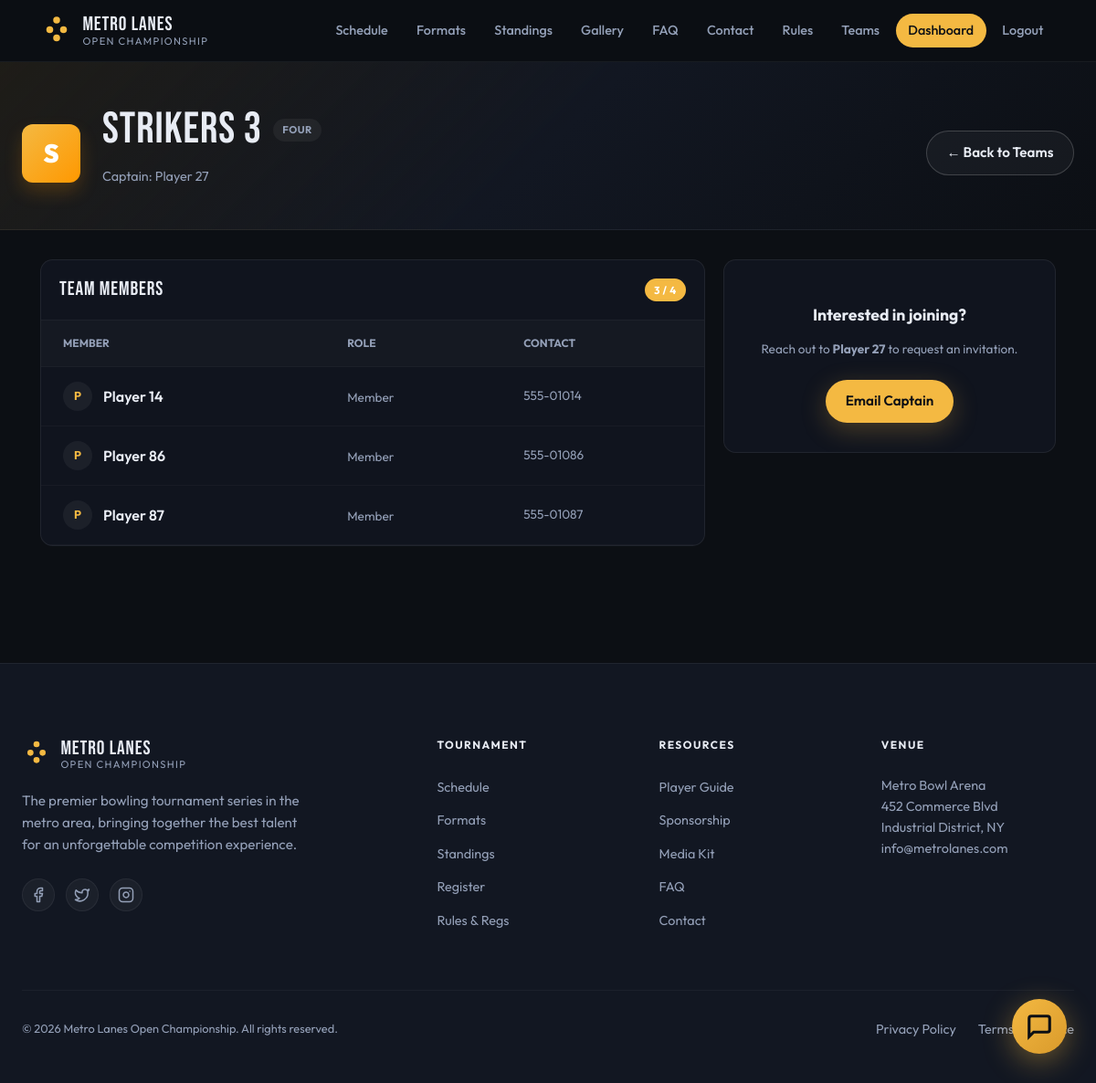
The app's page /teams/74/ (signed in) with its own data.
### core/models.py (models this page shows, shortened)
class Team(models.Model):
    choices = [
        ('Double', 'Double'),
        ('Trio', 'Trio'),
        ('Four', 'Four'),
    ]
    name = models.CharField(max_length=100)
    captain = models.ForeignKey(User, on_delete=models.CASCADE, related_name='captained_teams')
    members = models.ManyToManyField(User, related_name='member_teams')
    category = models.CharField(max_length=100, choices=choices)
    is_recruiting = models.BooleanField(default=False)

class User(AbstractUser):
    username = None
    email = models.EmailField(_('email address'), unique=True)
    GENDER_CHOICES = (
        ('M', 'Male'),
        ('F', 'Female'),
        ('O', 'Other'),
    )
    gender = models.CharField(max_length=1, choices=GENDER_CHOICES, blank=True, null=True)
    birth_date = models.DateField(blank=True, null=True)
    primary_phone = models.CharField(max_length=20, blank=True, null=True)
    secondary_phone = models.CharField(max_length=20, blank=True, null=True)
    USERNAME_FIELD = 'email'
    REQUIRED_FIELDS = []
    objects = CustomUserManager()

### core/views.py (the view)
# urls.py: path('teams/<int:pk>/', views.team_detail, name='team_detail'),
@login_required
def team_detail(request, pk):
    team = get_object_or_404(Team, pk=pk)
    is_captain = (team.captain == request.user)
    if is_captain and request.method == 'POST' and 'toggle_recruiting' in request.POST:
        team.is_recruiting = not team.is_recruiting
        team.save()
        status = "now recruiting" if team.is_recruiting else "no longer recruiting"
        messages.success(request, f'Team is {status}.')
        return redirect('team_detail', pk=team.pk)
    return render(request, 'core/team_detail.html', {
        'team': team,
        'is_captain': is_captain,
        'member_form': AddMemberForm() if is_captain else None
    })

### templates/core/team_detail.html (shortened to what this page needs)
{% extends "core/base.html" %}
{% block content %}
<section class="team-detail-page">
  <div class="dash-header">
    <div class="dash-header__inner">
      <div style="display: flex; align-items: center; gap: 1.5rem;">
        <div style="width: 64px; height: 64px; border-radius: 12px; background: linear-gradient(135deg, var(--accent), #ff9800); display: flex; align-items: center; justify-content: center; font-size: 1.75rem; font-weight: 900; color: #fff; box-shadow: 0 10px 20px rgba(255,152,0,0.2);">
          {{ team.name.0 }}
        </div>
        <div>
          <div style="display: flex; align-items: center; gap: 0.75rem; margin-bottom: 0.25rem;">
            <h1 class="dash-header__title" style="margin: 0;">{{ team.name }}</h1>
            <span class="badge" style="background: rgba(255,255,255,0.05); color: var(--text-muted); font-size: 0.7rem;">{{ team.category }}</span>
          </div>
          <p style="color: var(--text-muted); font-size: 0.9rem;">Captain: {{ team.captain.get_full_name }}</p>
        </div>
      </div>
      <div class="dash-header__actions">
        <a href="{% url 'team_list' %}" class="btn btn--ghost">← Back to Teams</a>
      </div>
    </div>
  </div>
  <div class="dash-content">
    <div class="dash-grid" style="grid-template-columns: 2fr 1fr;">
      <div class="dash-card card">
        <div class="dash-card__header">
          <h2 class="dash-card__title">Team Members</h2>
          <span class="badge" style="background: var(--accent); color: #fff;">{{ team.members.count }} / {% if team.category == 'Double' %}2{% elif team.category == 'Trio' %}3{% else %}4{% endif %}</span>
        </div>
        <div class="dash-card__body" style="padding: 0;">
          <table style="width: 100%; border-collapse: collapse;">
            <thead style="background: rgba(255,255,255,0.02); border-bottom: 1px solid rgba(255,255,255,0.05);">
              <tr>
                <th style="padding: 1rem 1.5rem; text-align: left; color: var(--text-muted); font-size: 0.75rem; text-transform: uppercase;">Member</th>
                <th style="padding: 1rem 1.5rem; text-align: left; color: var(--text-muted); font-size: 0.75rem; text-transform: uppercase;">Role</th>
                <th style="padding: 1rem 1.5rem; text-align: left; color: var(--text-muted); font-size: 0.75rem; text-transform: uppercase;">Contact</th>
              </tr>
            </thead>
            <tbody>
              {% for member in team.members.all %}
              <tr style="border-bottom: 1px solid rgba(255,255,255,0.03);">
                <td style="padding: 1rem 1.5rem;">
                  <div style="display: flex; align-items: center; gap: 0.75rem;">
                    <div style="width: 32px; height: 32px; border-radius: 50%; background: rgba(255,255,255,0.05); display: flex; align-items: center; justify-content: center; font-size: 0.8rem; font-weight: 700; color: var(--accent);">
                      {{ member.first_name.0 }}
                    </div>
                    <div>
                      <p style="margin: 0; font-weight: 600;">{{ member.get_full_name|default:member.email }}</p>
                    </div>
                  </div>
                </td>
                <td style="padding: 1rem 1.5rem;">
                  {% if member == team.captain %}
                    <span style="color: #ffd700; font-size: 0.85rem; font-weight: 600;">Captain</span>
                  {% else %}
                    <span style="color: var(--text-muted); font-size: 0.85rem;">Member</span>
                  {% endif %}
                </td>
                <td style="padding: 1rem 1.5rem;">
                  <p style="margin: 0; font-size: 0.85rem; color: var(--text-muted);">{{ member.primary_phone|default:"—" }}</p>
                </td>
              </tr>
              {% endfor %}
            </tbody>
          </table>
        </div>
      </div>
      <div style="display: flex; flex-direction: column; gap: 1.5rem;">
        {% if is_captain %}
        <div class="dash-card card">
          <div class="dash-card__header">
            <h2 class="dash-card__title">Add Member</h2>
          </div>
          <div class="dash-card__body">
            <form action="{% url 'team_add_member' team.pk %}" method="post">
              {% csrf_token %}
              <div class="form-group" style="margin-bottom: 1rem;">
                {{ member_form.identifier }}
                <p style="font-size: 0.75rem; color: var(--text-muted); margin-top: 0.5rem;">{{ member_form.identifier.help_text }}</p>
              </div>
              <button type="submit" class="btn btn--primary btn--full">Add User</button>
            </form>
          </div>
        </div>
        <div class="dash-card card">
          <div class="dash-card__header">
            <h2 class="dash-card__title">Team Settings</h2>
          </div>
          <div class="dash-card__body">
            <form method="post">
              {% csrf_token %}
              <div style="display: flex; align-items: center; justify-content: space-between; padding: 1rem; background: rgba(255,255,255,0.03); border-radius: 8px; margin-bottom: 1rem;">
                <div>
                  <p style="margin: 0; font-weight: 600; font-size: 0.9rem;">Recruiting Status</p>
                  <p style="margin: 0; font-size: 0.75rem; color: var(--text-muted);">{% if team.is_recruiting %}Currently hiring{% else %}Private team{% endif %}</p>
                </div>
                <button type="submit" name="toggle_recruiting" class="btn {% if team.is_recruiting %}btn--ghost{% else %}btn--primary{% endif %} btn--sm">
                  {% if team.is_recruiting %}Stop{% else %}Start{% endif %} Recruiting
                </button>
              </div>
            </form>
            <button class="btn btn--ghost btn--full btn--sm" style="color: #ea4335;">Disband Team</button>
          </div>
        </div>
        {% else %}
        <div class="dash-card card" style="text-align: center; padding: 2rem;">
          <h2 style="font-size: 1.1rem; margin-bottom: 0.5rem;">Interested in joining?</h2>
          <p style="font-size: 0.85rem; color: var(--text-muted); margin-bottom: 1.5rem;">Reach out to <strong>{{ team.captain.get_full_name }}</strong> to request an invitation.</p>
          <a href="mailto:{{ team.captain.email }}" class="btn btn--primary">Email Captain</a>
        </div>
        {% endif %}
      </div>
    </div>
  </div>
</section>
{% endblock %}

### core/static/core/css/site.css (style rules this page uses)
:root { --bg-deep: #0c0f14; --bg-panel: #121722; --text: #e8ecf4; --text-muted: #94a0b8; --accent: #f4b942; --accent-soft: rgba(244, 185, 66, 0.15); --lane: #1c2433; --lane-glow: #2a3548; --header-h: 4.25rem; --font-sans: "Outfit", system-ui, sans-serif; --font-display: "Bebas Neue", Impact, sans-serif; }
*, *::before, *::after { box-sizing: border-box; }
html { scroll-behavior: smooth; }
body { margin: 0; min-height: 100vh; font-family: var(--font-sans); font-size: 1rem; line-height: 1.5; color: var(--text); background: var(--bg-deep); }
.btn { display: inline-flex; align-items: center; justify-content: center; padding: 0.75rem 1.35rem; border-radius: 999px; font-size: 0.95rem; font-weight: 600; text-decoration: none; transition: transform 0.15s ease, box-shadow 0.15s ease, background 0.15s ease; }
.btn--primary { color: var(--bg-deep); background: var(--accent); box-shadow: 0 8px 28px rgba(244, 185, 66, 0.25); }
.btn--ghost { color: var(--text); border: 1px solid rgba(255, 255, 255, 0.18); background: rgba(255, 255, 255, 0.04); }
.card { border-radius: 0.85rem; background: rgba(18, 23, 34, 0.78); border: 1px solid rgba(255, 255, 255, 0.07); transition: border-color 0.15s ease, box-shadow 0.15s ease, transform 0.15s ease; }
.dash-header { padding: 3rem 1.25rem 2rem; background: linear-gradient(135deg, rgba(244, 185, 66, 0.08) 0%, var(--bg-panel) 50%, var(--bg-deep) 100%); border-bottom: 1px solid rgba(255, 255, 255, 0.06); }
.dash-header__inner { max-width: 72rem; margin: 0 auto; display: flex; align-items: center; justify-content: space-between; gap: 1.5rem; flex-wrap: wrap; }
.dash-header__title { margin: 0; font-family: var(--font-display); font-size: clamp(2rem, 5vw, 3rem); font-weight: 400; letter-spacing: 0.02em; line-height: 1.1; }
.dash-content { max-width: 72rem; margin: 0 auto; padding: 2rem 1.25rem 4rem; }
.dash-grid { display: grid; grid-template-columns: 1fr 1fr; gap: 1.25rem; }
.dash-card { padding: 0; overflow: hidden; }
.dash-card__header { display: flex; align-items: center; justify-content: space-between; padding: 1rem 1.25rem; border-bottom: 1px solid rgba(255, 255, 255, 0.06); }
.dash-card__title { margin: 0; font-family: var(--font-display); font-size: 1.35rem; font-weight: 400; letter-spacing: 0.04em; }
.dash-card__body { padding: 1.25rem; }
.badge { display: inline-block; padding: 0.25rem 0.65rem; border-radius: 999px; font-size: 0.72rem; font-weight: 700; letter-spacing: 0.04em; text-transform: uppercase; }

### records on screen
Team: name.0 "S", name "Strikers 3", category "FOUR", captain.get_full_name "Player 27", members.count "3"
User: first_name.0 "P", get_full_name "Player 14", shows "Member", primary_phone "555-01014"
User: first_name.0 "P", get_full_name "Player 86", shows "Member", primary_phone "555-01086"
User: first_name.0 "P", get_full_name "Player 87", shows "Member", primary_phone "555-01087"
